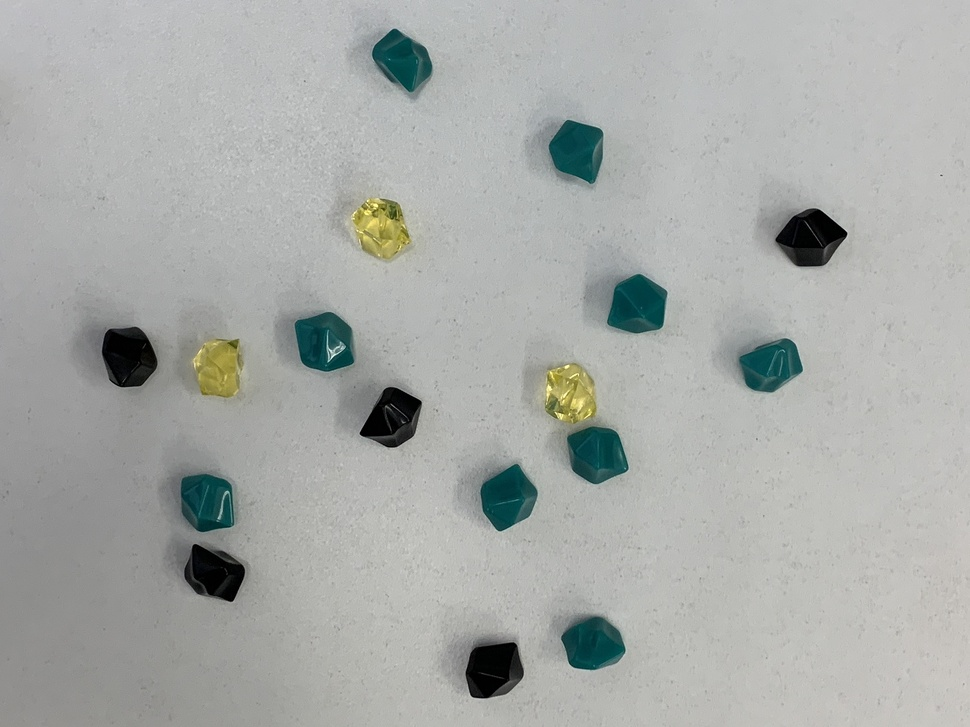
//> input picture week14/kadai/gem2.jpg, 970 x 727 px, shrunk from 2016 x 1512 before the run
$ ./main   (built with g++ and OpenCV 4)
//> lines starting //> are read from the running program, lines starting //| are printed output that depends on the picture; after the words box and inside, x2 and y2 are one past the last pixel; in counts of white or black regions, pixels touching at a corner belong together
#include <iostream>
#include <opencv2/opencv.hpp>
#define FILE_NAME "gem2.jpg"

#define MAX_VAL (255)

#define WINDOW_NAME_INPUT "input"
#define WINDOW_NAME_BINARY "binary"
#define WINDOW_NAME_OUTPUT "output"

enum {
  RED,
  GREEN,
  BLUE,
};

enum {
  HUE,
  SAT,
  VAL,
};

bool is_black(double gray) { return gray < 25; }

bool is_green(cv::Vec3b rgb) {
  if (rgb[RED] <= 0 || rgb[RED] >= 150) return 0;
  if (rgb[GREEN] <= 50 || rgb[GREEN] >= 100) return 0;
  if (rgb[BLUE] <= 0 || rgb[BLUE] >= 50) return 0;

  return 1;
}

bool is_golden(cv::Vec3b hsv) {
  if (hsv[HUE] <= 20 || hsv[HUE] >= 60) return 0;
  if (hsv[SAT] <= 100 || hsv[SAT] >= 200) return 0;

  return 1;
}

std::vector<std::vector<cv::Point>> find_contours(cv::Mat img) {
  std::vector<std::vector<cv::Point>> contours;
  cv::findContours(img, contours, cv::RETR_LIST, cv::CHAIN_APPROX_NONE);

  return contours;
}

cv::Mat drawed_circle(cv::Mat img,
                      std::vector<std::vector<cv::Point>> contours) {
  cv::Mat tmp = img.clone();
  for (int i = 0; i < contours.size(); i++) {
    float radius;
    cv::Point2f center;
    cv::minEnclosingCircle(contours[i], center, radius);
    cv::circle(tmp, center, (int)radius, CV_RGB(255, 0, 0), 2);
  }

  return tmp;
}

cv::Mat drawed_rectangle(cv::Mat img,
                         std::vector<std::vector<cv::Point>> contours) {
  cv::Mat tmp = img.clone();
  for (int i = 0; i < contours.size(); i++) {
    cv::Rect rect = cv::boundingRect(contours[i]);
    cv::rectangle(tmp, rect, CV_RGB(255, 255, 255), 2);
  }

  return tmp;
}

// 塗りつぶす
cv::Mat filled(cv::Mat img, std::vector<std::vector<cv::Point>> contours) {
  cv::Mat tmp = img.clone();
  for (int i = 0; i < contours.size(); i++) {
    cv::drawContours(tmp, contours, i, CV_RGB(0, 255, 0), -1);
  }

  return tmp;
}

int main(int argc, const char* argv[]) {
  // 画像を入力
  cv::Mat src_img = cv::imread(FILE_NAME, cv::IMREAD_COLOR);
//> src_img is the input picture: 727 rows x 970 cols, CV_8UC3; mean B, G, R 168.2, 171.1, 168.2
  if (src_img.empty()) {
    fprintf(stderr, "Cannot read image file: %s.\n", FILE_NAME);
    return (-1);
  }

  // グレースケール画像
  cv::Mat gray_img;
  cv::cvtColor(src_img, gray_img, cv::COLOR_BGR2GRAY);

  // HSV画像
  cv::Mat hsv_img;
  cv::cvtColor(src_img, hsv_img, cv::COLOR_BGR2HSV);
//> hsv_img: 727 rows x 970 cols, CV_8UC3; mean H, S, V 50.3, 13.5, 171.4

  cv::Mat black_gem_img = cv::Mat::zeros(src_img.size(), CV_8UC1);
  cv::Mat green_gem_img = cv::Mat::zeros(src_img.size(), CV_8UC1);
  cv::Mat golden_gem_img = cv::Mat::zeros(src_img.size(), CV_8UC1);

  // しきい値処理
  for (int y = 0; y < hsv_img.rows; y++) {
    for (int x = 0; x < hsv_img.cols; x++) {
      cv::Vec3b rgb = src_img.at<cv::Vec3b>(y, x);
      cv::Vec3b hsv = hsv_img.at<cv::Vec3b>(y, x);
      double gray = gray_img.at<uchar>(y, x);

      if (is_black(gray))
        black_gem_img.at<uchar>(y, x) = MAX_VAL;
      else if (is_green(rgb))
        green_gem_img.at<uchar>(y, x) = MAX_VAL;
      else if (is_golden(hsv))
        golden_gem_img.at<uchar>(y, x) = MAX_VAL;
    }
  }
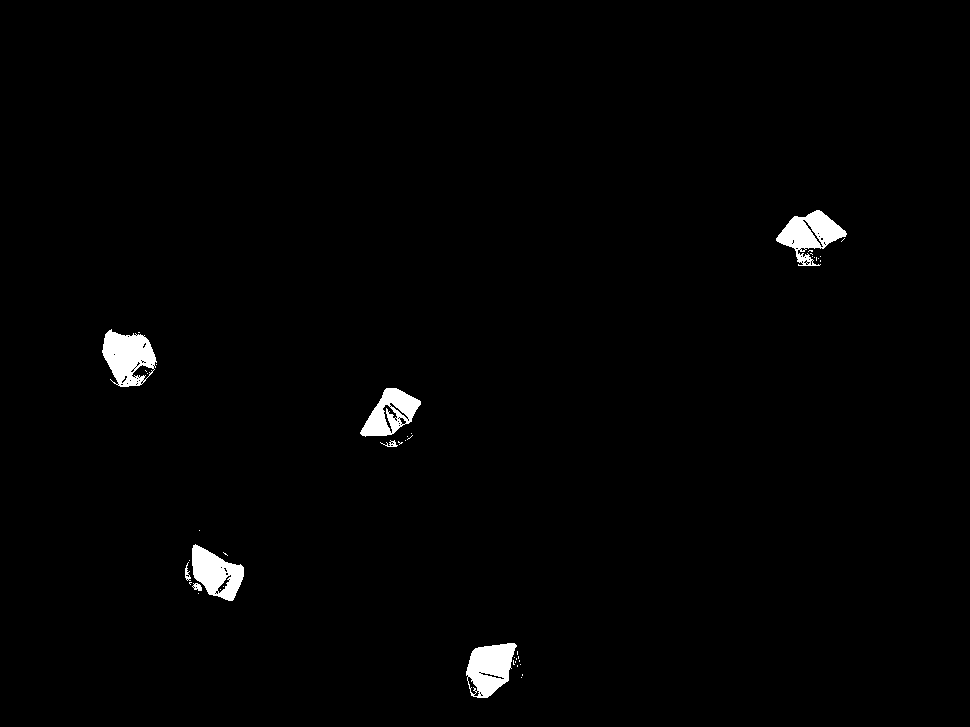
//> black_gem_img: 727 rows x 970 cols, CV_8UC1; 1.3% white; 44 white regions (36 under 20 px), largest, box (x1, y1, x2, y2) and area: (102, 329, 157, 387) 2034, (776, 210, 847, 266) 1876, (466, 643, 517, 698) 1868
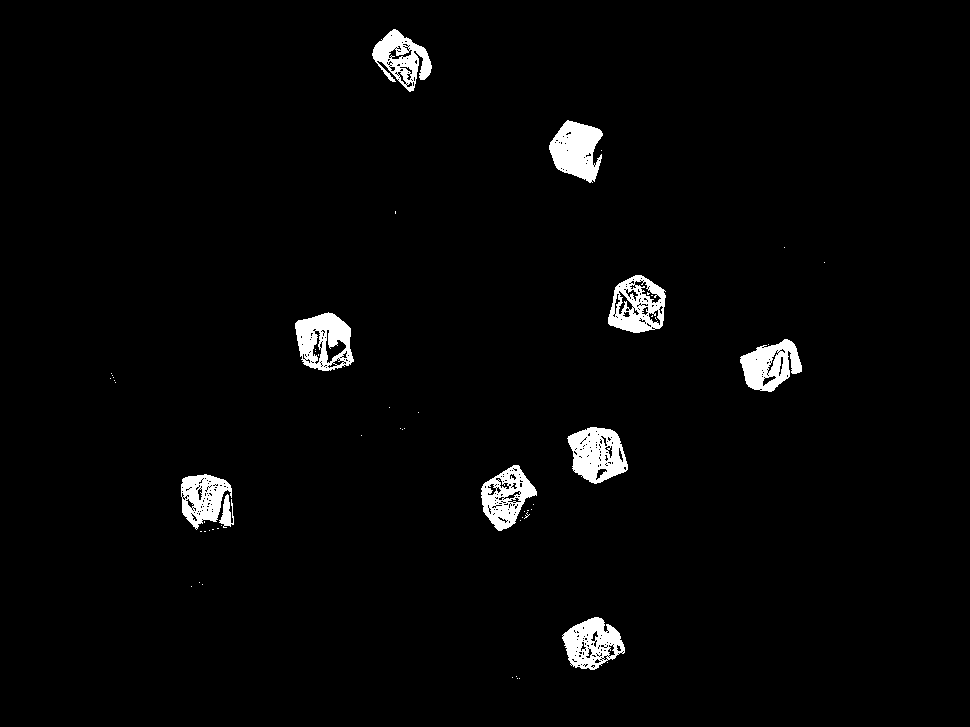
//> green_gem_img: 727 rows x 970 cols, CV_8UC1; 2.6% white; 56 white regions (46 under 20 px), largest, box (x1, y1, x2, y2) and area: (567, 427, 628, 484) 2266, (549, 120, 603, 183) 2241, (295, 312, 354, 371) 2150
//> golden_gem_img: 727 rows x 970 cols, CV_8UC1; 0.88% white; 7 white regions (4 under 20 px), largest, box (x1, y1, x2, y2) and area: (353, 199, 410, 258) 2226, (195, 340, 241, 397) 2023, (546, 365, 596, 423) 1968

  // 黒 を膨張・収縮
  cv::dilate(black_gem_img, black_gem_img, cv::Mat(), cv::Point(-1, -1), 15);
  cv::erode(black_gem_img, black_gem_img, cv::Mat(), cv::Point(-1, -1), 15);
//> black_gem_img: 727 rows x 970 cols, CV_8UC1; 1.6% white; 5 white regions, box (x1, y1, x2, y2) and area: (102, 329, 157, 387) 2373, (466, 643, 523, 698) 2239, (776, 210, 847, 266) 2234, (185, 530, 244, 601) 2229, (360, 388, 421, 447) 2228

  // 緑 を膨張・収縮
  cv::erode(green_gem_img, green_gem_img, cv::Mat(), cv::Point(-1, -1), 1);
  cv::dilate(green_gem_img, green_gem_img, cv::Mat(), cv::Point(-1, -1), 10);
  cv::erode(green_gem_img, green_gem_img, cv::Mat(), cv::Point(-1, -1), 7);
//> green_gem_img: 727 rows x 970 cols, CV_8UC1; 3.6% white; 9 white regions, largest, box (x1, y1, x2, y2) and area: (293, 311, 356, 373) 3112, (606, 273, 668, 335) 3055, (566, 425, 630, 486) 2968

  // ゴールド を膨張・収縮
  cv::dilate(golden_gem_img, golden_gem_img, cv::Mat(), cv::Point(-1, -1), 5);
  cv::erode(golden_gem_img, golden_gem_img, cv::Mat(), cv::Point(-1, -1), 5);
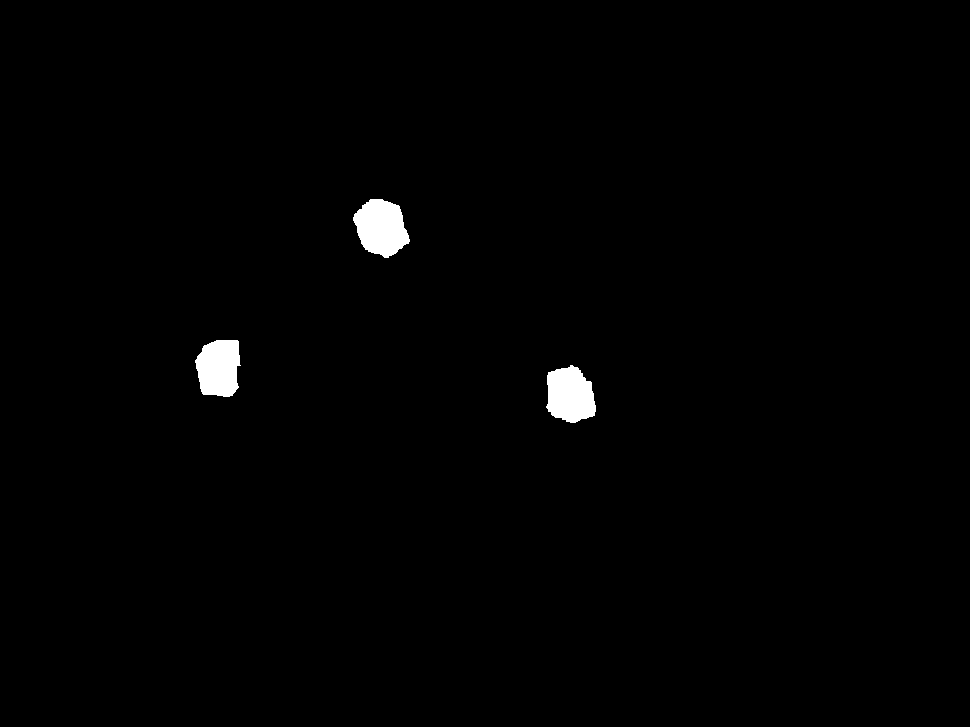
//> golden_gem_img: 727 rows x 970 cols, CV_8UC1; 0.95% white; 3 white regions

  // 輪郭追跡による領域検出
  std::vector<std::vector<cv::Point>> black_gem_contours =
      find_contours(black_gem_img);
//> in find_contours, `cv::findContours(img, contours, cv::RETR_LIST, cv::CHAIN_APPROX_NONE);`: contours = 5 contours; box (x1, y1, x2, y2) and area: (102, 329, 157, 387) 2288, (466, 643, 523, 698) 2152, (776, 210, 847, 266) 2144, (360, 388, 421, 447) 2142, (185, 530, 244, 601) 2124
//> black_gem_contours has the same summary as contours in find_contours
  std::vector<std::vector<cv::Point>> green_gem_contours =
      find_contours(green_gem_img);
//> in find_contours (call 2), `cv::findContours(img, contours, cv::RETR_LIST, cv::CHAIN_APPROX_NONE);`: contours = 9 contours; largest, box (x1, y1, x2, y2) and area: (293, 311, 356, 373) 3009, (606, 273, 668, 335) 2956, (566, 425, 630, 486) 2870, (547, 119, 605, 184) 2702, (479, 463, 539, 533) 2626
//> green_gem_contours has the same summary as contours in find_contours
  std::vector<std::vector<cv::Point>> golden_gem_contours =
      find_contours(golden_gem_img);
//> in find_contours (call 3), `cv::findContours(img, contours, cv::RETR_LIST, cv::CHAIN_APPROX_NONE);`: contours = 3 contours; box (x1, y1, x2, y2) and area: (353, 199, 410, 258) 2271, (546, 365, 596, 423) 2112, (195, 340, 241, 397) 2026
//> golden_gem_contours has the same summary as contours in find_contours

  // 出力画像
  cv::Mat dst_img = src_img.clone();

  // 黒 は外接長方形で囲む
  dst_img = drawed_rectangle(dst_img, black_gem_contours);
//> the loop in drawed_rectangle, `for (int i = 0; i < contours.size(); i++)` made 5 passes
//> rect on passes 1 to 5: Rect(466, 643, 57, 55), Rect(185, 530, 59, 71), Rect(360, 388, 61, 59), Rect(102, 329, 55, 58), Rect(776, 210, 71, 56)
//> after the loop in drawed_rectangle, `for (int i = 0; i < contours.size(); i++)`:
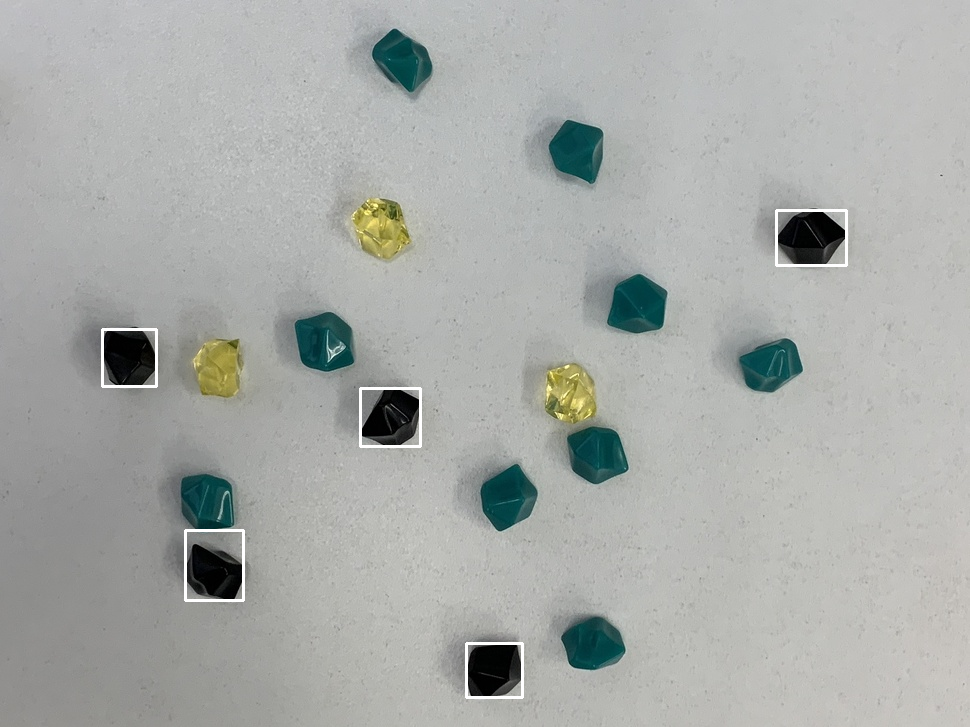
//> tmp: 727 rows x 970 cols, CV_8UC3; 0.5% of pixels changed, all inside (x1, y1, x2, y2) = (101, 209, 848, 699)
  // 緑 は塗りつぶす
  dst_img = filled(dst_img, green_gem_contours);
//> the loop in filled, `for (int i = 0; i < contours.size(); i++)` made 9 passes
//> after the loop in filled, `for (int i = 0; i < contours.size(); i++)`:
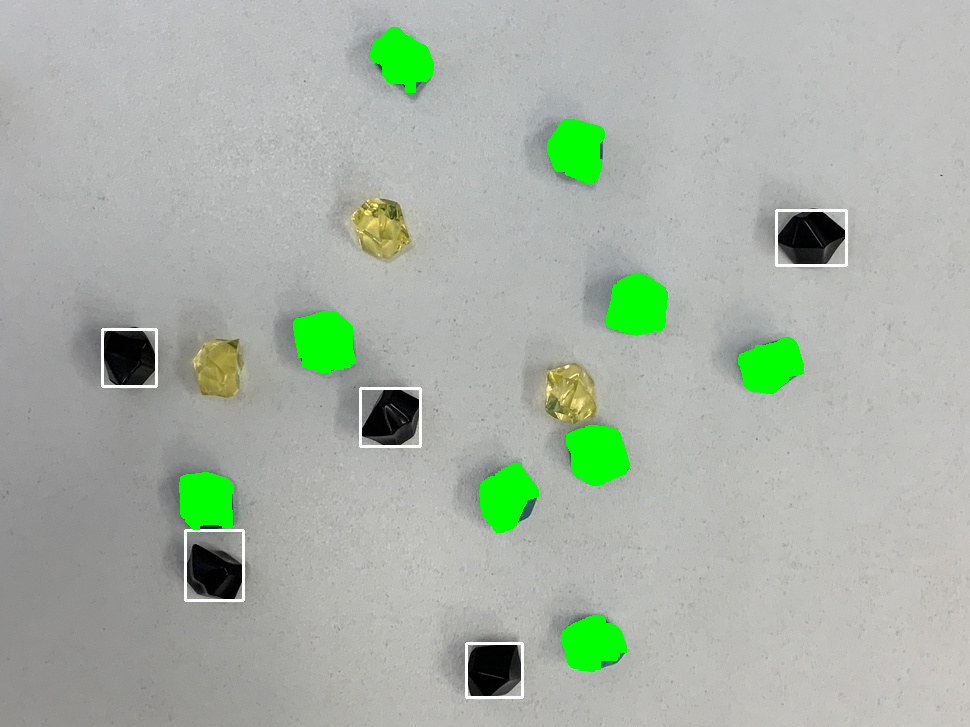
//> tmp: 727 rows x 970 cols, CV_8UC3; 3.59% of pixels changed, all inside (x1, y1, x2, y2) = (179, 27, 804, 672)
  // ゴールド は外接円で囲む
  dst_img = drawed_circle(dst_img, golden_gem_contours);
//> the loop in drawed_circle, `for (int i = 0; i < contours.size(); i++)` made 3 passes
//> (center, radius) on passes 1 to 3: (Point(571, 393.5), 31.48), (Point(220, 367), 31.91), (Point(381.6, 227.4), 30.67)
//> after the loop in drawed_circle, `for (int i = 0; i < contours.size(); i++)`:
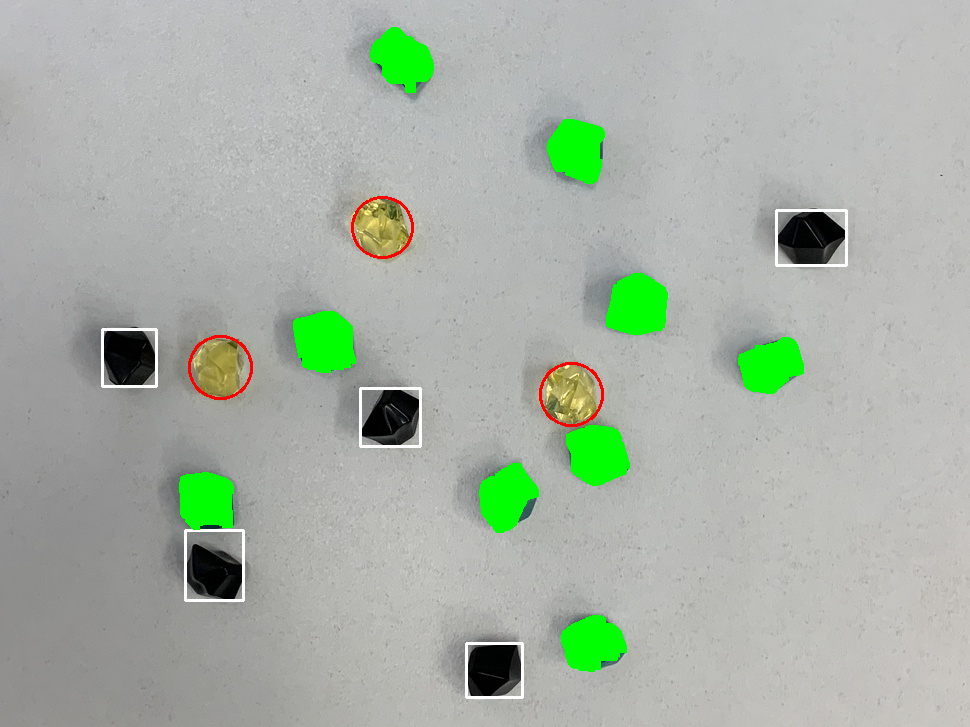
//> tmp: 727 rows x 970 cols, CV_8UC3; 0.25% of pixels changed, all inside (x1, y1, x2, y2) = (188, 196, 604, 427)

  // 個数を出力
  fprintf(stderr, "Black gem = %zu\n", black_gem_contours.size());
  fprintf(stderr, "Green gem = %zu\n", green_gem_contours.size());
  fprintf(stderr, "Golden gem = %zu\n", golden_gem_contours.size());

  cv::imshow(WINDOW_NAME_OUTPUT, dst_img);
  cv::waitKey();  // キー入力待ち (止める)

  return 0;
}
